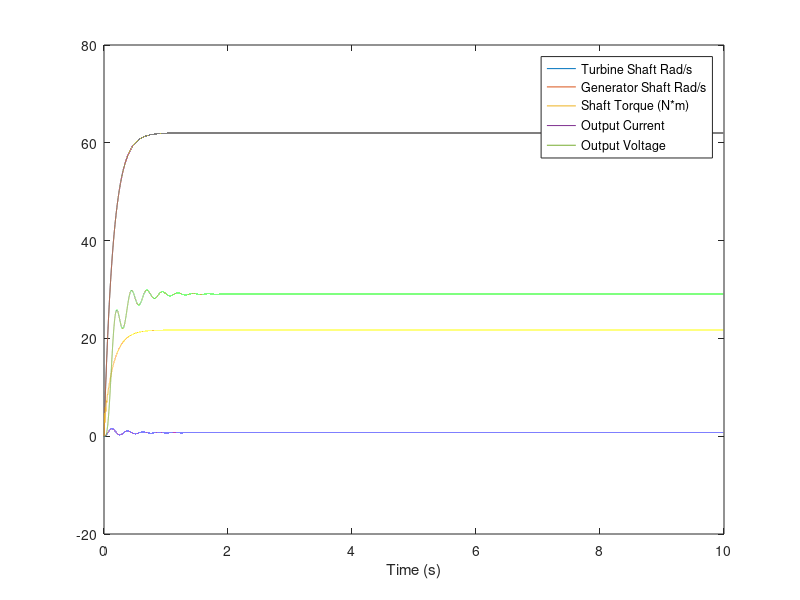

Write the MATLAB code that produced this figure.
clear all
% State variables: w_turb, w_gen, T_k, I_gen
% Generator
J_gen = 0.005; % less than the turbine
k_emf = 0.699; % emf constant from DC-540 generator
L_gen = 0.315;
R_gen = 0.27; %http://forums.pelicanparts.com/porsche-911-technical-forum/199928-alternator-stator-coil-resistance.html
b_gen = 0.35;
R_load = 40.7;
C_gen = 0.005;

% Shaft parameters
G = 80E9; % stainless steel
d = 1/100; % 1cm
l = 0.1; % 10cm
% calculate_k = @(G, d, l) -(((pi * d^4)/32)*G)/l;
K = -785.3982;%calculate_k(G,d,l);

% Penstock Pipe 
head = 50;
pipe_diam = 0.0736;
pipe_length = 50/sin(45);
pipe_area = (pipe_diam/2)^2 * pi;
Rf = (128 * 8.9E-4 * pipe_length) / (pi * pipe_diam^4); 
If = 2 * 1000 * pipe_length / pipe_area;

% Water jet
jet_diam = 0.015;
jet_area = pi*(jet_diam/2)^2;
beta = jet_diam/pipe_diam;
jet_coefficient = 0.97;

mass_turb = 10;
radius_turb = 0.15;
J_turb = 0.5 * mass_turb * radius_turb^2; % approximate as a disc
b_turb = 0.2;

y0 = [0 0 0];

Q = 5.4/1000;

 %[(-2*radius_turb^2*Q*1000+b_turb)/J_turb 0 -1/J_turb 0 0;
a = [((-2*radius_turb^2*Q*1000)/J_turb - b_turb/J_turb) 0 -1/J_turb 0 0;
    0 -b_gen/J_gen 1/J_gen 0 0;
    -K K 0 0 0;
    0 k_emf/sqrt(2)/L_gen 0 -(R_gen)/L_gen -1/L_gen
    0 0 0 1/C_gen -1/(R_load * C_gen)];

% todo: adjust R_load based on requirements of electrolyzer

b = [2000*radius_turb*Q*jet_coefficient*sqrt(2*9.8*head)/J_turb; 
    0 
    0 
    -1.4/L_gen
    0];


c = [1 0 0 0 0
     0 1 0 0 0
     0 0 1 0 0
     0 0 0 1 0
     0 0 0 0 1];
 
d = 0;

sys = ss(a, b, c, d);
dt = 0.0001;
t = 0:dt:10;
u = ones(length(t), 1);

simresult = lsim(sys, u, t);
plot(t,simresult)
legend('Turbine Shaft Rad/s', 'Generator Shaft Rad/s', 'Shaft Torque (N*m)','Output Current', 'Output Voltage');
xlabel('Time (s)')
